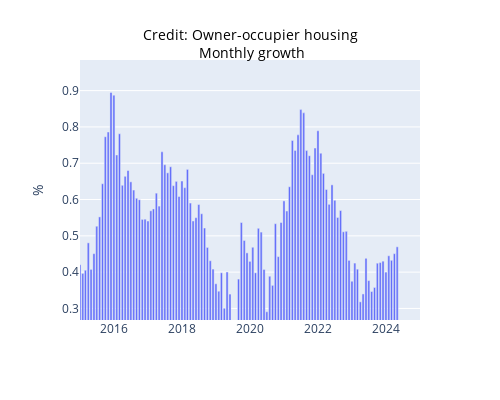

The cell this chart's notebook holds for it:
### Code cell
startDateExample = datetime(2015, 1, 1)
endDateExample = datetime(2024, 12, 31)
seriesToGraph = 'Credit; Owner-occupier housing; Monthly growth'

graph_series(seriesToGraph, df, startDateExample, endDateExample)

### Figure 1 — Plotly figure (JSON) as saved in the notebook; plotly's stock layout.template omitted (floating-point values rounded to 4 significant figures; data arrays with more than 128 entries replaced by an {"elided": "..."} marker saying what was removed)
{"data": [{"alignmentgroup": "True", "hovertemplate": "Date=%{x}<br>Credit; Owner-occupier housing; Monthly growth=%{y}<extra></extra>", "legendgroup": "", "marker": {"color": "#636efa", "pattern": {"shape": ""}}, "name": "", "offsetgroup": "", "orientation": "v", "showlegend": false, "textposition": "auto", "type": "bar", "x": {"elided": "572 str values"}, "xaxis": "x", "y": {"elided": "572 float values"}, "yaxis": "y"}], "layout": {"barmode": "relative", "height": 400, "hovermode": "x", "legend": {"tracegroupgap": 0}, "margin": {"t": 60}, "title": {"font": {"color": "black", "size": 14}, "text": "Credit: Owner-occupier housing<br> Monthly growth", "x": 0.5, "y": 0.9}, "width": 500, "xaxis": {"anchor": "y", "domain": [0, 1], "range": ["2015-01-01T00:00:00", "2024-12-31T00:00:00"], "title": {"text": " "}, "type": "date"}, "yaxis": {"anchor": "x", "domain": [0, 1], "range": [0.2682, 0.9843], "title": {"text": "%"}, "type": "linear"}}}
